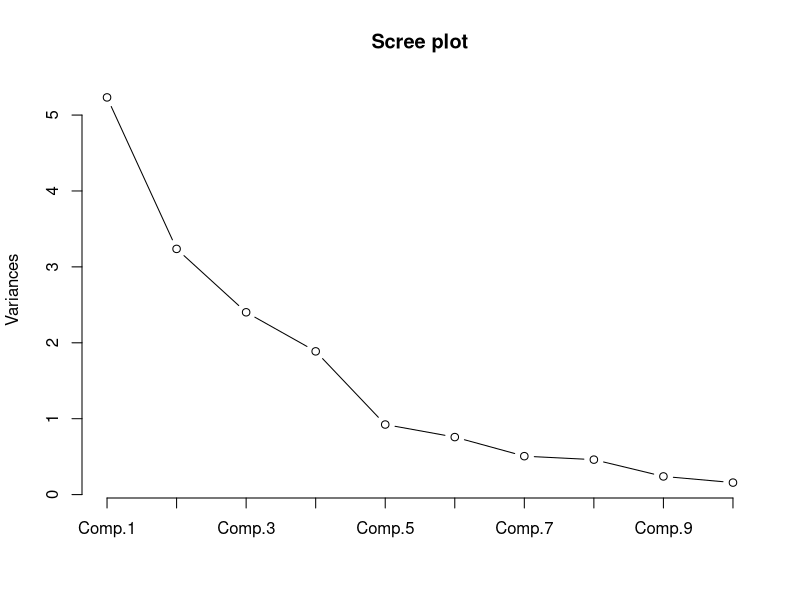
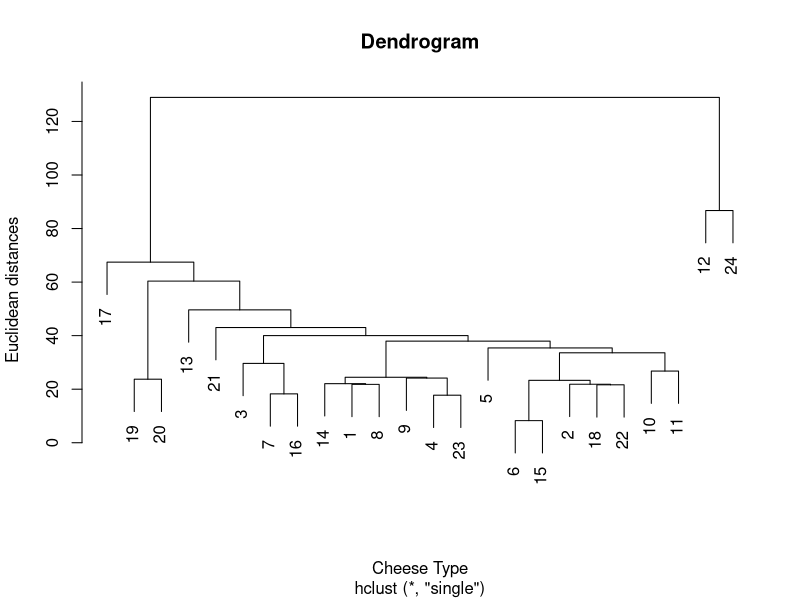
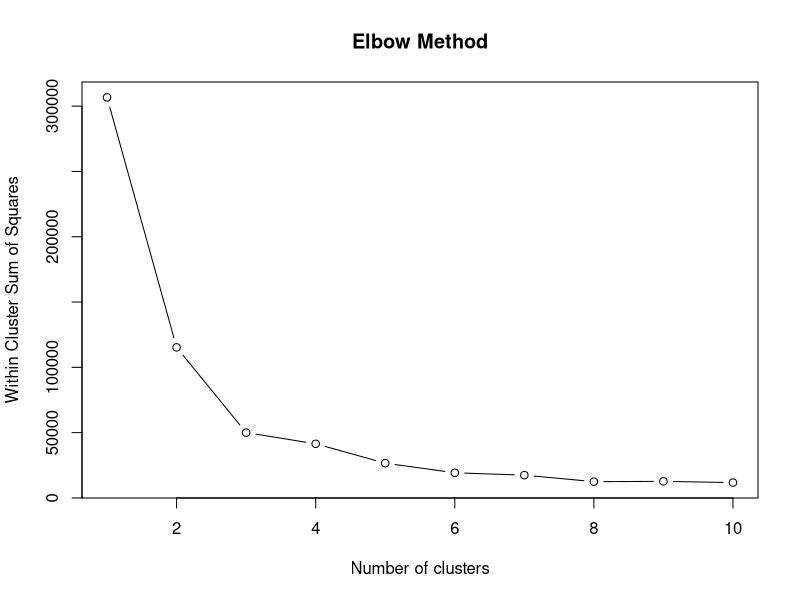

R code for these plots, in order:
######################### R-Codes #########################
######################### PCA #########################
# importing the dataset
dataset = read.csv('cheese_thermophys.csv')
#Separating out important columns for applying algorithm
df = dataset[3:18]
pc = princomp(df, cor = TRUE, score = TRUE)
summary(pc)
plot(pc, type = 'l', main = 'Scree plot')

######################### Hierarchical Clustering #########################
# importing the dataset
dataset = read.csv('cheese_thermophys.csv')
#Separating out important columns for applying algorithm
df = dataset[3:18]
# Using dendrogram to find optimal number of clusters
dendrogram = hclust(d = dist(df, method = 'euclidean'), method = 'single')
plot(dendrogram,
     main = paste('Dendrogram'),
     xlab = 'Cheese Type',
     ylab = 'Euclidean distances')
# Fitting Hierarchical Clustering to the dataset
hc = hclust(d = dist(df, method = 'euclidean'), method = 'single')
y_1 = cutree(hc, 2)
y_2 = cutree(hc, 5)
print(y_1)
print(y_2)



######################### K-Means Clustering #########################

# importing the dataset
dataset = read.csv('cheese_thermophys.csv')
# Separating out important columns for applying algorithm
df = dataset[3:18]
# Using Elbow Method to find optimal number of clusters
set.seed(32)
wcss = vector()
for (i in 1:10) wcss[i] = sum(kmeans(df, i)$withinss)
plot(1:10,
     wcss,
     type = 'b',
     main = paste('Elbow Method'),
     xlab = 'Number of clusters',
     ylab = 'Within Cluster Sum of Squares')
# Fitting K-Means to the dataset
set.seed(11)
kmeans1 = kmeans(x = df, centers = 4, iter.max = 1000, nstart = 25)
y_1 = kmeans1$cluster
print(y_1)
print(kmeans1$size)
print(kmeans1$tot.withinss)

kmeans2 = kmeans(x = df, centers = 5, iter.max = 1000, nstart = 25)
y_2 = kmeans2$cluster
print(y_2)
print(kmeans2$size)
print(kmeans2$tot.withinss)
